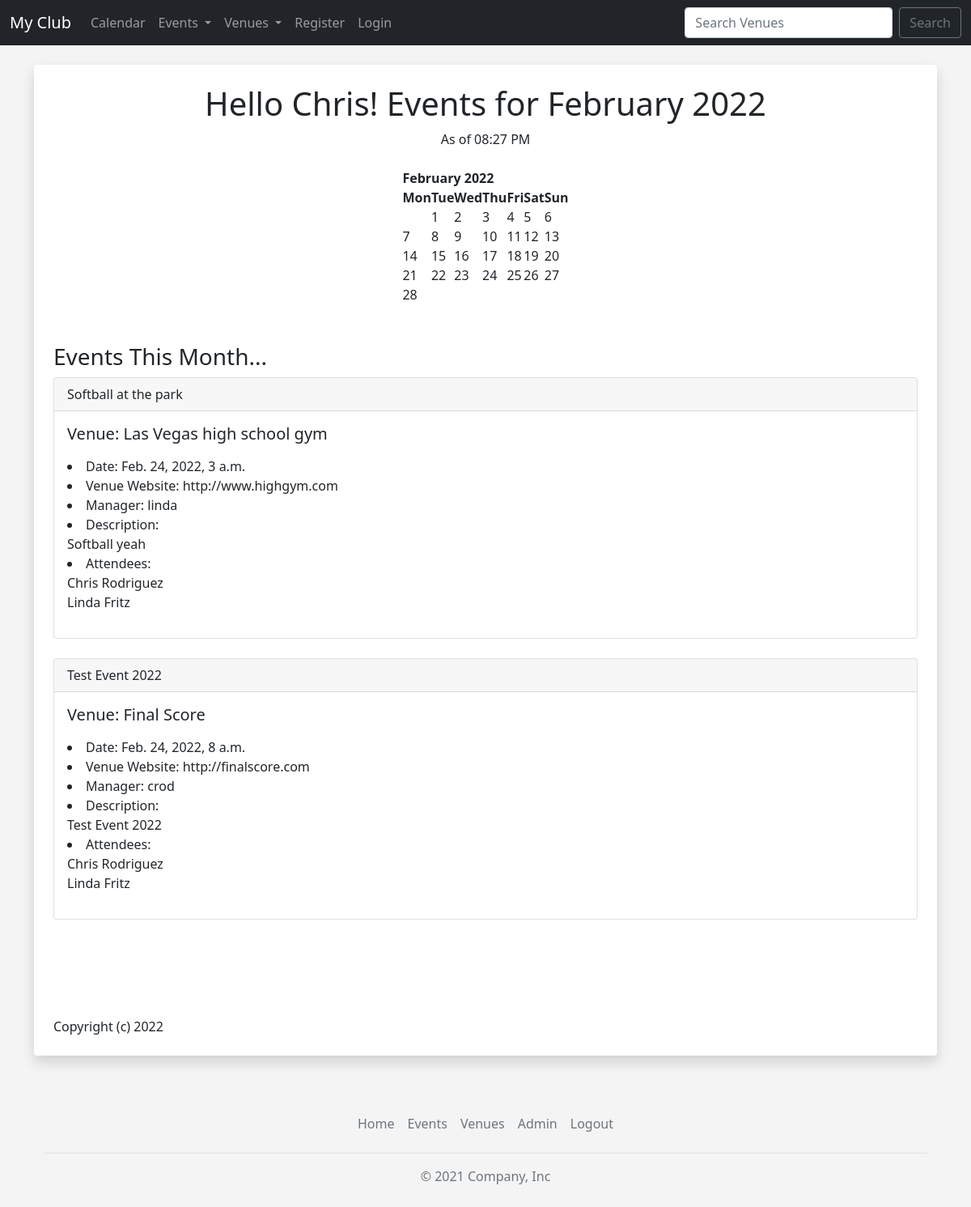
The page / on the database its author committed.
### events/models.py (models this page shows, shortened)
class MyClubUser(models.Model):
    first_name = models.CharField(max_length=30)
    last_name = models.CharField(max_length=30)
    email = models.EmailField('User Email', max_length=30)
    def __str__(self):
        return self.first_name + ' ' + self.last_name

class Event(models.Model):
    name = models.CharField('Event Name', max_length=120)
    event_date = models.DateTimeField('Event Date')
    venue = models.ForeignKey(Venue, blank=True, null=True, on_delete=models.CASCADE)
    manager = models.ForeignKey(User, blank=True, null=True, on_delete=models.SET_NULL)
    description = models.TextField(blank=True)
    attendees = models.ManyToManyField(MyClubUser, blank=True)
    approved = models.BooleanField("Approved", default=False) #If True will be automatically approved
    def __str__(self):
        return self.name

class Venue(models.Model):
    name = models.CharField('Venue Name', max_length=120)
    address = models.CharField(max_length=300)
    zip_code = models.CharField('Zip Code', max_length=15)
    phone = models.CharField('Contact Phone', max_length=25, blank=True)
    web = models.URLField('Website Address', max_length=120, blank=True)
    email_address = models.EmailField('Email', max_length=120, blank=True)
    owner = models.IntegerField("Venue Owner", blank=False, default=1)
    venue_image = models.ImageField(null=True, blank=True, upload_to="images/")
    ordering = ['id']
    def __str__(self):
        return self.name

### events/views.py (the view)
# urls.py: path('', views.home, name="home"),
def home(request, year=datetime.now().year, month=datetime.now().strftime('%B')):
    name = "Chris"
    month = month.capitalize()
    month_number = list(calendar.month_name).index(month)
    month_number = int(month_number)
    cal = HTMLCalendar().formatmonth(year, month_number)
    now = datetime.now()
    current_year = now.year
    event_list = Event.objects.filter(
        event_date__year = year,
        event_date__month = month_number
    )
    time = now.strftime('%I:%M %p')
    return render(request,
        'events/home.html', {
        "name": name,
        "year": year,
        "month": month,
        "month_number": month_number,
        "cal": cal,
        "current_year": current_year,
        "time": time,
        "event_list": event_list,
    })

### events/templates/events/home.html (shortened to what this page needs)
{% extends 'events/base.html' %}
{% block content %}
<div class="shadow p-4 mb-5 bg-body rounded">
    <center>
    <h1>Hello {{name}}!  Events for {{ month }} {{ year }}</h1>
    As of {{ time }}
    <br><br>
    {{ cal|safe }}
    <br><br>
    </center>
    <h3>Events This Month...</h3>
        {% if event_list %}
            {% for event in event_list %}
            <div class="card">
                <div class="card-header">
                    {{ event }}
                </div>
                <div class="card-body">
                    <h5 class="card-title">Venue: {{ event.venue }}</h5>
                    <p class="card-text">
                    <li>Date: {{ event.event_date }}</li>
                    <li>Venue Website: {{ event.venue.web }}</li>
                    <li>Manager: {{ event.manager }}</li>
                    <li>Description: </li>{{ event.description }}</li>
                    <li>Attendees:<br>
                        {% for user in event.attendees.all %}
                        {{ user }}<br>
                        {% endfor %}
                    </li>
                    </p>
                </div>
            </div>
            <br>
            {% endfor %}
        {% else %}
        Sorry...There are no events this month...
        {% endif %}
    <br><br><br><br>
    Copyright (c) {{current_year}}
</div>
{% endblock %}

### events/templates/events/base.html (shortened to what this page needs)
{% load static %}
<!doctype html>
<html lang="en">
  <head>
    <link href="https://cdn.jsdelivr.net/npm/bootstrap@5.1.3/dist/css/bootstrap.min.css" rel="stylesheet">
    <link rel="stylesheet" type="text/css" href="{% static 'events/css/style.css' %}">
  </head>
  <body>
    {% include 'events/navbar.html' %}
    <br>
    <div class="container">
      {% block content %}
      {% endblock %}
    {% include 'events/footer.html' %}
    </div>
  </body>
</html>

### events/templates/events/navbar.html (shortened to what this page needs)
<nav class="navbar navbar-expand-lg navbar-dark bg-dark">
    <div class="container-fluid">
      <a class="navbar-brand" href="{% url 'home' %}">My Club</a>
      <div class="collapse navbar-collapse" id="navbarSupportedContent">
        <ul class="navbar-nav me-auto mb-2 mb-lg-0">
          <li class="nav-item">
            <a class="nav-link" href="{% url 'home' '2021' 'March' %}">Calendar</a>
          </li>
          <li class="nav-item dropdown">
            <a class="nav-link dropdown-toggle" href="#" id="navbarDropdown" role="button" data-bs-toggle="dropdown" aria-expanded="false">
              Events
            </a>
          </li>
          <li class="nav-item dropdown">
            <a class="nav-link dropdown-toggle" href="#" id="navbarDropdown" role="button" data-bs-toggle="dropdown" aria-expanded="false">
              Venues
            </a>
          </li>
          {% if user.is_authenticated %}
          {% if user.is_superuser %}
          <li class="nav-item">
            <a class="nav-link" href="{% url 'admin-approval' %}">Admin</a>
          </li>
              {% endif %}
          <li class="nav-item">
            <a class="nav-link" href="{% url 'logout' %}">Logout</a>
          </li>
          {% else %}
          <li class="nav-item">
            <a class="nav-link" href="{% url 'register_user' %}">Register</a>
          </li>
          <li class="nav-item">
            <a class="nav-link" href="{% url 'login' %}">Login</a>
          </li>
          {% endif %}
        </ul>
        <form class="d-flex" method="POST" action="{% url 'search-venues' %}">
          <input class="form-control me-2" type="search" placeholder="Search Venues" aria-label="Search" name="searched">
          <button class="btn btn-outline-secondary" type="submit">Search</button>
        </form>
      </div>
    </div>
  </nav>

### events/templates/events/footer.html
<div class="container">
    <footer class="py-3 my-4">
        <ul class="nav justify-content-center border-bottom pb-3 mb-3">
            <li class="nav-item">
                <a class="nav-link px-2 text-muted" href="{% url 'home' %}">Home</a>
            </li>
            <li class="nav-item">
                <a class="nav-link px-2 text-muted" href="{% url 'list-events' %}">Events</a>
            </li>
            <li class="nav-item">
                <a class="nav-link px-2 text-muted" href="{% url 'list-venues' %}">Venues</a>
            </li>
            <li class="nav-item">
                <a class="nav-link px-2 text-muted" href="{% url 'admin-approval' %}">Admin</a>
            </li>
            <li class="nav-item">
                <a class="nav-link px-2 text-muted" href="{% url 'logout' %}">Logout</a>
            </li>
        </ul>
        <p class="text-center text-muted">© 2021 Company, Inc</p>
    </footer>
</div>

### events/static/events/css/style.css (style rules this page uses)
body { background: #f4f4f4; }

### rows shown on the page
MyClubUser: first_name "Chris", first_name+last_name "Chris Rodriguez"
Event: name "Softball at the park", venue "Las Vegas high school gym", event_date "Feb. 24, 2022, 3 a.m.", venue.web "http://www.highgym.com", manager "linda", description "Softball yeah"
MyClubUser: first_name+last_name "Linda Fritz"
Event: name "Test Event 2022", venue "Final Score", event_date "Feb. 24, 2022, 8 a.m.", venue.web "http://finalscore.com", manager "crod", description "Test Event 2022"

### other values the page prints
{{ month }} "February"
{{ cal|safe }} "February 2022 Mon Tue Wed Thu Fri Sat Sun 1 2 3 4 5 6 7 8 9 10 11 12 13 14 15 16 17 18 19 20 21 22 23 24 25 26 27 28"
